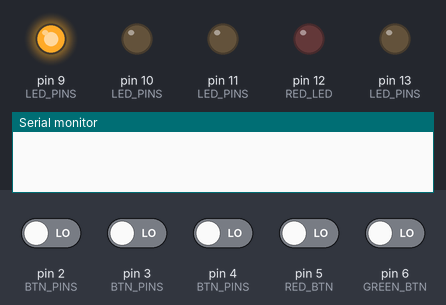
A sketch run on a simulated Arduino Uno, built with avr-gcc and run on an emulated ATmega328P. Shown: output pins drawn as LEDs (lit = HIGH), the last lines printed to the serial monitor. The test bench sets the inputs (shaded band); at power-on: pin 2 (BTN_PINS), pin 3 (BTN_PINS), pin 4 (BTN_PINS), pin 5 (RED_BTN), pin 6 (GREEN_BTN) LOW. Random numbers use the default seed unless the sketch sets one.

Above: at 0.01 s.
At 2.7 s:
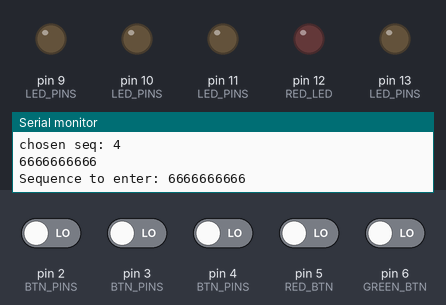
2.8 s: pin 5 (RED_BTN) driven HIGH and pin 6 (GREEN_BTN) driven HIGH
At 6.5 s:
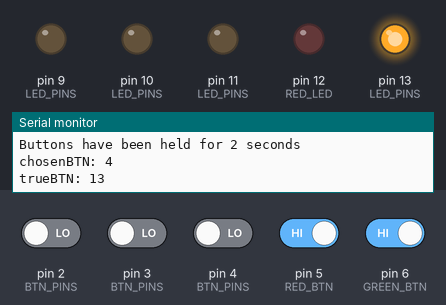
Timing chart, 0 to 10.1 s (numbered marks = the images above; inputs shaded):
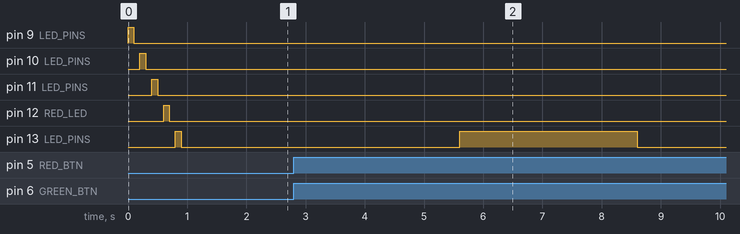

The sketch:

led_puzzle.ino
```cpp
// C++ code
//
/*
  Push Button Puzzle
*/
// Define all LED and button pins
#define YELLOW_LED 9
#define WHITE_LED 10
#define BLUE_LED 11
#define RED_LED 12
#define GREEN_LED 13

#define YELLOW_BTN 2
#define WHITE_BTN 3
#define BLUE_BTN 4
#define RED_BTN 5
#define GREEN_BTN 6

const int numOfBTNS = 5;
const int patternLen = 10;
// Add them to an array in ascending order
const int LED_PINS[numOfBTNS] = { YELLOW_LED, WHITE_LED, BLUE_LED, RED_LED, GREEN_LED };
const int BTN_PINS[numOfBTNS] = { YELLOW_BTN, WHITE_BTN, BLUE_BTN, RED_BTN, GREEN_BTN };


// Define all methods
void blink_leds_once(unsigned long);
void turn_on_led_on_success();
void blink_failure();
void choose_sequence();
void start_seq();
void play_sequence();
void reset_global_inputs();

// define all global variables
int btn_seq[patternLen] = { 1, 1, 1, 1, 1, 1, 1, 1, 1, 1 };    // The code the users will need to input
int input_seq[patternLen] = { 0, 0, 0, 0, 0, 0, 0, 0, 0, 0 };  // The code the users gave

int chosenBTN;
int buttonState;            // the current reading from the input pin
int lastButtonState = LOW;  // the previous reading from the input pin

unsigned long startTime = 0;    // when we started holding the buttons
unsigned long holdTime = 2000;  // hold for 2 seconds

bool btn_pressed = false;


void setup() {
  Serial.begin(9600);

  for (int i = 0; i < numOfBTNS; i++) {
    pinMode(LED_PINS[i], OUTPUT);
  }

  for (int i = 0; i < numOfBTNS; i++) {
    pinMode(BTN_PINS[i], INPUT);
  }

  blink_leds_once(100);
  delay(500);
  choose_sequence();

  Serial.print("Sequence to enter: ");
  for (int i = 0; i < patternLen; i++) {
    Serial.print(btn_seq[i]);
  }
  Serial.println();
}

void loop() {

  int red_btn_reading = digitalRead(RED_BTN);
  int green_btn_reading = digitalRead(GREEN_BTN);

  // check to see if you just pressed the button
  // (i.e. the input went from LOW to HIGH), and you've waited long enough

  // If both buttons are pressed
  if (red_btn_reading != lastButtonState && green_btn_reading != lastButtonState) {
    btn_pressed = true;
    startTime = millis();
  }
  // Serial.println((String) " " + red_btn_reading + " " + green_btn_reading + " " + btn_pressed + " " + lastButtonState);
  if ((millis() - startTime) >= holdTime && btn_pressed) {
    // if the button state has changed:
    if (red_btn_reading != buttonState && green_btn_reading != buttonState) {
      buttonState = (red_btn_reading & green_btn_reading);

      // start sequence only if the new button state is HIGH
      if (buttonState == HIGH) {
        Serial.println("Buttons have been held for 2 seconds");
        start_seq();
      }
    }
  }

  // save the reading. Next time through the loop, it'll be the lastButtonState:
  lastButtonState = (red_btn_reading & green_btn_reading);
}

// This blinks the leds to show status
void blink_leds_once(unsigned long interval) {
  // Port Manipulation is magic: https://docs.arduino.cc/hacking/software/PortManipulation
  for (int i = 0; i < numOfBTNS; i++) {
    digitalWrite(LED_PINS[i], HIGH);
    delay(interval);
    digitalWrite(LED_PINS[i], LOW);
    delay(interval);
  }
  // PORTB = B00111111;  //set pins 8 to 13 to HIGH
  // delay(interval);
  // PORTB = B00000000;  //set pins 8 to 13 to LOW
  // delay(interval);
}

// Turns on all the leds and keeps them on
void turn_on_led_on_success() {
  Serial.println("Success.");
  for (int i = 0; i < numOfBTNS; i++) {
    digitalWrite(LED_PINS[i], HIGH);
  }
  while(true){
    continue;
  }
}

// Blink just the Red led twice for success
void blink_failure() {
  Serial.println("Failure");
  for (int i = 0; i <= 1; i++) {
    digitalWrite(RED_LED, HIGH);
    delay(500);
    digitalWrite(RED_LED, LOW);
    delay(500);
  }
}

/*
 * Generate a random number between the valid digital pins
 * this assumes the buttons are ordered ascending without skipping any pins
 */
void choose_sequence() {
  randomSeed(analogRead(A0));
  chosenBTN = random(0, 5);
  int patterns_seq[5][10] = {
    { 2, 2, 3, 4, 5, 6, 5, 4, 3, 2 },  // yellow
    { 3, 3, 3, 3, 3, 3, 3, 3, 3, 3 },  // white
    { 4, 4, 4, 4, 4, 4, 4, 4, 4, 4 },  // blue
    { 5, 5, 5, 5, 5, 5, 5, 5, 5, 5 },  // red
    { 6, 6, 6, 6, 6, 6, 6, 6, 6, 6 } // green
  };  //green
  Serial.println((String) "chosen seq: " + chosenBTN);
  for (int i = 0; i < patternLen; i++) {
    btn_seq[i] = patterns_seq[chosenBTN][i];

    Serial.print(btn_seq[i]);
  }
  Serial.println();
}
// play the sequence the players need to input
void play_sequence() {
  // blink led sequence
  // int repeats = 0;
  int trueBTN = 0;
  Serial.println((String) "chosenBTN: " + chosenBTN);

  if (chosenBTN == 0) {
    trueBTN = YELLOW_LED;
  } else if (chosenBTN == 1) {
    trueBTN = WHITE_LED;
  } else if (chosenBTN == 2) {
    trueBTN = BLUE_LED;
  } else if (chosenBTN == 3) {
    trueBTN = RED_LED;
  } else {
    trueBTN = GREEN_LED;
  }

  Serial.println((String) "trueBTN: " + trueBTN);
  digitalWrite(trueBTN, HIGH);
  delay(3000);
  digitalWrite(trueBTN, LOW);

  // while (repeats <= 5) {
  //   digitalWrite(trueBTN, HIGH);
  //   delay(1000);
  //   digitalWrite(trueBTN, LOW);
  //   delay(1000);
  //   repeats++;
  // }
  delay(500);
}

// check if the players gave the correct sequence
bool check_button_inputs() {
  for (int i = 0; i < numOfBTNS; i++) {
    Serial.println((String) "i=" + i + " input_seq[i]: " + input_seq[i] + " btn_seq[i]: " + btn_seq[i]);
    if (input_seq[i] != btn_seq[i]) {
      Serial.println("Incorrect input.");
      return false;
    }
  }
  return true;
}

void reset_global_inputs() {
  // set all values back to their initial values
  for (int i = 0; i < numOfBTNS; i++) {
    input_seq[i] = 0;
  }
}

// Starts the button sequence input
void start_seq() {
  delay(800);
  play_sequence();
  Serial.println("Ready to start");
  static bool is_successful = false;
  int btn_presses = 0;
  while (!is_successful) {
    int buttonState;
    for (int i = 0; i < numOfBTNS; i++) {
      buttonState = digitalRead(BTN_PINS[i]);
      delay(50);

      while(digitalRead(BTN_PINS[i])){Serial.println("hold");}

      if (btn_presses == patternLen) {
        btn_presses = 0;
        is_successful = check_button_inputs();
        if (is_successful) {
          delay(500);
          turn_on_led_on_success();
          break;
        } else {
          delay(500);
          blink_failure();
          reset_global_inputs();
          delay(1000);
        }
      }

      switch (buttonState) {
        case HIGH:
          input_seq[btn_presses] = BTN_PINS[i];
          btn_presses++;
          digitalWrite(LED_PINS[i], HIGH);
          delay(80);
          Serial.println((String) "i=" + i + " input_seq[btn_presses]: " + input_seq[btn_presses] + " presses: " + btn_presses + " button: " + BTN_PINS[i]);
        default: digitalWrite(LED_PINS[i], LOW);
      }
    }
  }
}
```

Measured:
- after the input at 2.8 s, pin 13 (LED_PINS): LOW → HIGH after 2.8 s, → LOW 3.0 s later
